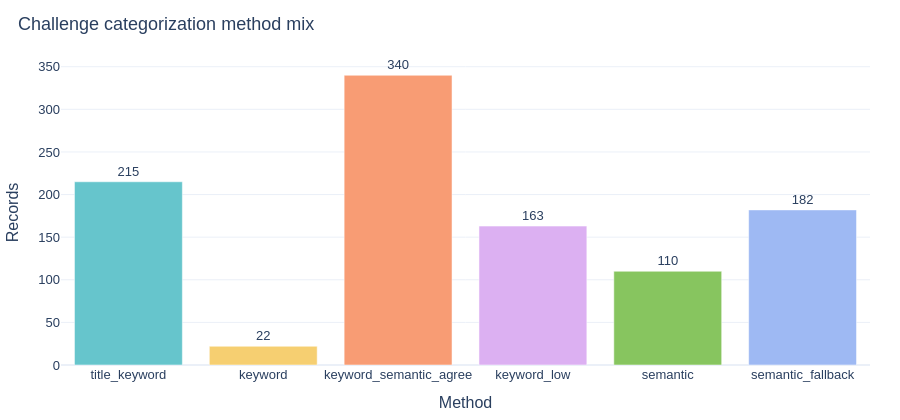
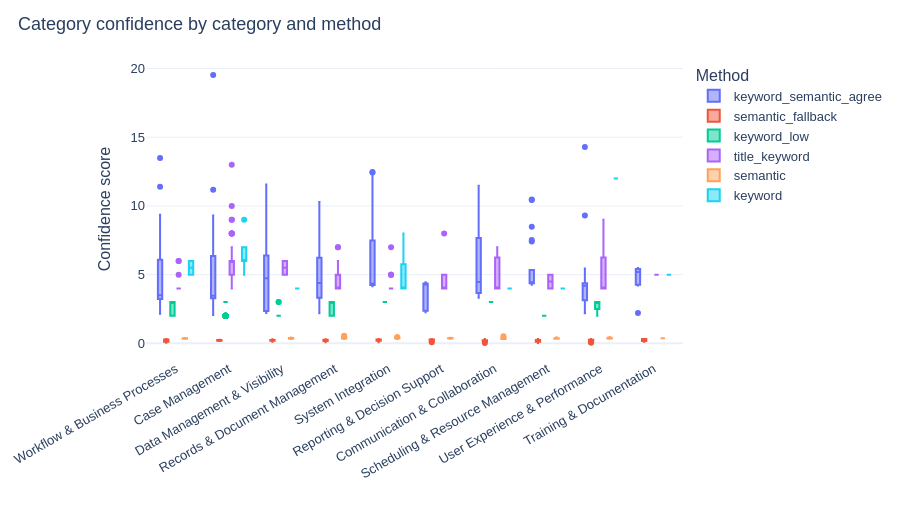

The code cell stored with these charts, in order, in its notebook:
### Markdown cell above
## How categories were assigned

### Code cell
method_order = [
    "title_keyword",
    "keyword",
    "keyword_semantic_agree",
    "keyword_low",
    "semantic",
    "semantic_fallback",
]
methods = (
    challenges["Category_Method"]
    .value_counts()
    .reindex(method_order)
    .fillna(0)
    .astype(int)
    .reset_index()
)
methods.columns = ["method", "count"]

fig = px.bar(
    methods,
    x="method",
    y="count",
    text="count",
    title="Challenge categorization method mix",
    color="method",
    color_discrete_sequence=px.colors.qualitative.Pastel,
)
fig.update_traces(textposition="outside", showlegend=False)
fig.update_layout(xaxis_title="Method", yaxis_title="Records", height=420)
show(fig, "category_methods")

fig_c = px.box(
    challenges,
    x="Category",
    y="Category_Confidence",
    color="Category_Method",
    title="Category confidence by category and method",
    category_orders={"Category": CATEGORY_ORDER},
)
fig_c.update_layout(
    xaxis_title="",
    yaxis_title="Confidence score",
    height=520,
    xaxis_tickangle=-30,
    legend_title="Method",
)
show(fig_c, "category_confidence")

### Figure 1 — Plotly figure (JSON) as saved in the notebook; plotly's stock layout.template omitted (floating-point values rounded to 4 significant figures)
{"data": [{"hovertemplate": "method=%{x}<br>count=%{text}<extra></extra>", "legendgroup": "title_keyword", "marker": {"color": "rgb(102, 197, 204)", "pattern": {"shape": ""}}, "name": "title_keyword", "orientation": "v", "showlegend": false, "text": [215.0], "textposition": "outside", "type": "bar", "x": ["title_keyword"], "xaxis": "x", "y": [215], "yaxis": "y"}, {"hovertemplate": "method=%{x}<br>count=%{text}<extra></extra>", "legendgroup": "keyword", "marker": {"color": "rgb(246, 207, 113)", "pattern": {"shape": ""}}, "name": "keyword", "orientation": "v", "showlegend": false, "text": [22.0], "textposition": "outside", "type": "bar", "x": ["keyword"], "xaxis": "x", "y": [22], "yaxis": "y"}, {"hovertemplate": "method=%{x}<br>count=%{text}<extra></extra>", "legendgroup": "keyword_semantic_agree", "marker": {"color": "rgb(248, 156, 116)", "pattern": {"shape": ""}}, "name": "keyword_semantic_agree", "orientation": "v", "showlegend": false, "text": [340.0], "textposition": "outside", "type": "bar", "x": ["keyword_semantic_agree"], "xaxis": "x", "y": [340], "yaxis": "y"}, {"hovertemplate": "method=%{x}<br>count=%{text}<extra></extra>", "legendgroup": "keyword_low", "marker": {"color": "rgb(220, 176, 242)", "pattern": {"shape": ""}}, "name": "keyword_low", "orientation": "v", "showlegend": false, "text": [163.0], "textposition": "outside", "type": "bar", "x": ["keyword_low"], "xaxis": "x", "y": [163], "yaxis": "y"}, {"hovertemplate": "method=%{x}<br>count=%{text}<extra></extra>", "legendgroup": "semantic", "marker": {"color": "rgb(135, 197, 95)", "pattern": {"shape": ""}}, "name": "semantic", "orientation": "v", "showlegend": false, "text": [110.0], "textposition": "outside", "type": "bar", "x": ["semantic"], "xaxis": "x", "y": [110], "yaxis": "y"}, {"hovertemplate": "method=%{x}<br>count=%{text}<extra></extra>", "legendgroup": "semantic_fallback", "marker": {"color": "rgb(158, 185, 243)", "pattern": {"shape": ""}}, "name": "semantic_fallback", "orientation": "v", "showlegend": false, "text": [182.0], "textposition": "outside", "type": "bar", "x": ["semantic_fallback"], "xaxis": "x", "y": [182], "yaxis": "y"}], "layout": {"barmode": "relative", "font": {"family": "IBM Plex Sans, Helvetica, Arial, sans-serif", "size": 13}, "height": 420, "legend": {"title": {"text": "method"}, "tracegroupgap": 0}, "margin": {"b": 40, "l": 40, "r": 30, "t": 60}, "title": {"text": "Challenge categorization method mix", "x": 0.02, "xanchor": "left"}, "xaxis": {"anchor": "y", "categoryarray": ["title_keyword", "keyword", "keyword_semantic_agree", "keyword_low", "semantic", "semantic_fallback"], "categoryorder": "array", "domain": [0, 1], "title": {"text": "Method"}}, "yaxis": {"anchor": "x", "domain": [0, 1], "title": {"text": "Records"}}}}

### Figure 2 — Plotly figure (JSON) as saved in the notebook; plotly's stock layout.template omitted (floating-point values rounded to 4 significant figures; data arrays with more than 128 entries replaced by an {"elided": "..."} marker saying what was removed)
{"data": [{"alignmentgroup": "True", "hovertemplate": "Category_Method=keyword_semantic_agree<br>Category=%{x}<br>Category_Confidence=%{y}<extra></extra>", "legendgroup": "keyword_semantic_agree", "marker": {"color": "#636efa"}, "name": "keyword_semantic_agree", "notched": false, "offsetgroup": "keyword_semantic_agree", "orientation": "v", "showlegend": true, "type": "box", "x": {"elided": "340 str values"}, "x0": " ", "xaxis": "x", "y": {"elided": "340 float values"}, "y0": " ", "yaxis": "y"}, {"alignmentgroup": "True", "hovertemplate": "Category_Method=semantic_fallback<br>Category=%{x}<br>Category_Confidence=%{y}<extra></extra>", "legendgroup": "semantic_fallback", "marker": {"color": "#EF553B"}, "name": "semantic_fallback", "notched": false, "offsetgroup": "semantic_fallback", "orientation": "v", "showlegend": true, "type": "box", "x": {"elided": "182 str values"}, "x0": " ", "xaxis": "x", "y": {"elided": "182 float values"}, "y0": " ", "yaxis": "y"}, {"alignmentgroup": "True", "hovertemplate": "Category_Method=keyword_low<br>Category=%{x}<br>Category_Confidence=%{y}<extra></extra>", "legendgroup": "keyword_low", "marker": {"color": "#00cc96"}, "name": "keyword_low", "notched": false, "offsetgroup": "keyword_low", "orientation": "v", "showlegend": true, "type": "box", "x": {"elided": "163 str values"}, "x0": " ", "xaxis": "x", "y": {"elided": "163 float values"}, "y0": " ", "yaxis": "y"}, {"alignmentgroup": "True", "hovertemplate": "Category_Method=title_keyword<br>Category=%{x}<br>Category_Confidence=%{y}<extra></extra>", "legendgroup": "title_keyword", "marker": {"color": "#ab63fa"}, "name": "title_keyword", "notched": false, "offsetgroup": "title_keyword", "orientation": "v", "showlegend": true, "type": "box", "x": {"elided": "215 str values"}, "x0": " ", "xaxis": "x", "y": {"elided": "215 float values"}, "y0": " ", "yaxis": "y"}, {"alignmentgroup": "True", "hovertemplate": "Category_Method=semantic<br>Category=%{x}<br>Category_Confidence=%{y}<extra></extra>", "legendgroup": "semantic", "marker": {"color": "#FFA15A"}, "name": "semantic", "notched": false, "offsetgroup": "semantic", "orientation": "v", "showlegend": true, "type": "box", "x": ["Communication & Collaboration", "System Integration", "Records & Document Management", "Communication & Collaboration", "Records & Document Management", "System Integration", "Data Management & Visibility", "User Experience & Performance", "User Experience & Performance", "Data Management & Visibility", "Data Management & Visibility", "Records & Document Management", "Records & Document Management", "User Experience & Performance", "User Experience & Performance", "Records & Document Management", "Training & Documentation", "Reporting & Decision Support", "Records & Document Management", "Scheduling & Resource Management", "Records & Document Management", "Workflow & Business Processes", "Records & Document Management", "System Integration", "Records & Document Management", "Communication & Collaboration", "Records & Document Management", "Records & Document Management", "Workflow & Business Processes", "Records & Document Management", "Scheduling & Resource Management", "Communication & Collaboration", "Records & Document Management", "Scheduling & Resource Management", "Records & Document Management", "Reporting & Decision Support", "User Experience & Performance", "Communication & Collaboration", "System Integration", "Communication & Collaboration", "User Experience & Performance", "Communication & Collaboration", "Records & Document Management", "Records & Document Management", "System Integration", "Communication & Collaboration", "System Integration", "System Integration", "Records & Document Management", "System Integration", "Scheduling & Resource Management", "Scheduling & Resource Management", "Communication & Collaboration", "Records & Document Management", "Records & Document Management", "Records & Document Management", "System Integration", "Communication & Collaboration", "User Experience & Performance", "Records & Document Management", "Records & Document Management", "System Integration", "Records & Document Management", "Workflow & Business Processes", "Records & Document Management", "Records & Document Management", "Records & Document Management", "Records & Document Management", "Scheduling & Resource Management", "Records & Document Management", "Records & Document Management", "Workflow & Business Processes", "Scheduling & Resource Management", "Data Management & Visibility", "Scheduling & Resource Management", "System Integration", "Communication & Collaboration", "Records & Document Management", "Records & Document Management", "Records & Document Management", "Scheduling & Resource Management", "Communication & Collaboration", "Records & Document Management", "Records & Document Management", "Records & Document Management", "System Integration", "User Experience & Performance", "Records & Document Management", "Records & Document Management", "Records & Document Management", "User Experience & Performance", "User Experience & Performance", "System Integration", "Records & Document Management", "User Experience & Performance", "Records & Document Management", "System Integration", "Records & Document Management", "Data Management & Visibility", "System Integration", "Data Management & Visibility", "User Experience & Performance", "Workflow & Business Processes", "Reporting & Decision Support", "Records & Document Management", "Reporting & Decision Support", "User Experience & Performance", "Records & Document Management", "Scheduling & Resource Management", "Records & Document Management"], "x0": " ", "xaxis": "x", "y": [0.3494, 0.4381, 0.3228, 0.3743, 0.5044, 0.3322, 0.4232, 0.4096, 0.3458, 0.3792, 0.3962, 0.3985, 0.3718, 0.3961, 0.4279, 0.3773, 0.3793, 0.399, 0.3786, 0.3462, 0.3681, 0.3313, 0.3709, 0.3921, 0.3818, 0.3343, 0.3266, 0.3556, 0.3614, 0.3713, 0.3297, 0.5103, 0.3468, 0.4345, 0.4222, 0.376, 0.3527, 0.3715, 0.3511, 0.3211, 0.4327, 0.3226, 0.3867, 0.3298, 0.436, 0.3816, 0.3915, 0.363, 0.3867, 0.3815, 0.3604, 0.3276, 0.3216, 0.3246, 0.3349, 0.368, 0.3997, 0.3224, 0.4543, 0.3882, 0.3453, 0.3856, 0.3933, 0.3351, 0.4011, 0.3222, 0.3451, 0.4064, 0.3597, 0.3266, 0.3711, 0.3327, 0.3461, 0.3292, 0.3791, 0.466, 0.4336, 0.3868, 0.3377, 0.388, 0.417, 0.3261, 0.4074, 0.3863, 0.3504, 0.3943, 0.3472, 0.3865, 0.4307, 0.5552, 0.3618, 0.3375, 0.379, 0.3434, 0.3961, 0.3364, 0.3302, 0.388, 0.3339, 0.3872, 0.3241, 0.3527, 0.3968, 0.3679, 0.3598, 0.339, 0.3645, 0.3421, 0.331, 0.3471], "y0": " ", "yaxis": "y"}, {"alignmentgroup": "True", "hovertemplate": "Category_Method=keyword<br>Category=%{x}<br>Category_Confidence=%{y}<extra></extra>", "legendgroup": "keyword", "marker": {"color": "#19d3f3"}, "name": "keyword", "notched": false, "offsetgroup": "keyword", "orientation": "v", "showlegend": true, "type": "box", "x": ["Workflow & Business Processes", "Data Management & Visibility", "Scheduling & Resource Management", "Case Management", "Communication & Collaboration", "Case Management", "Case Management", "System Integration", "System Integration", "User Experience & Performance", "System Integration", "Communication & Collaboration", "Training & Documentation", "System Integration", "Case Management", "Case Management", "Training & Documentation", "Case Management", "Communication & Collaboration", "System Integration", "Case Management", "Workflow & Business Processes"], "x0": " ", "xaxis": "x", "y": [6.0, 4.0, 4.0, 7.0, 4.0, 6.0, 6.0, 4.0, 4.0, 12.0, 4.0, 4.0, 5.0, 8.0, 7.0, 6.0, 5.0, 9.0, 4.0, 5.0, 5.0, 5.0], "y0": " ", "yaxis": "y"}], "layout": {"boxmode": "group", "font": {"family": "IBM Plex Sans, Helvetica, Arial, sans-serif", "size": 13}, "height": 520, "legend": {"title": {"text": "Method"}, "tracegroupgap": 0}, "margin": {"b": 40, "l": 40, "r": 30, "t": 60}, "title": {"text": "Category confidence by category and method", "x": 0.02, "xanchor": "left"}, "xaxis": {"anchor": "y", "categoryarray": ["Workflow & Business Processes", "Case Management", "Data Management & Visibility", "Records & Document Management", "System Integration", "Reporting & Decision Support", "Communication & Collaboration", "Scheduling & Resource Management", "User Experience & Performance", "Training & Documentation"], "categoryorder": "array", "domain": [0, 1], "tickangle": -30, "title": {"text": ""}}, "yaxis": {"anchor": "x", "domain": [0, 1], "title": {"text": "Confidence score"}}}}
